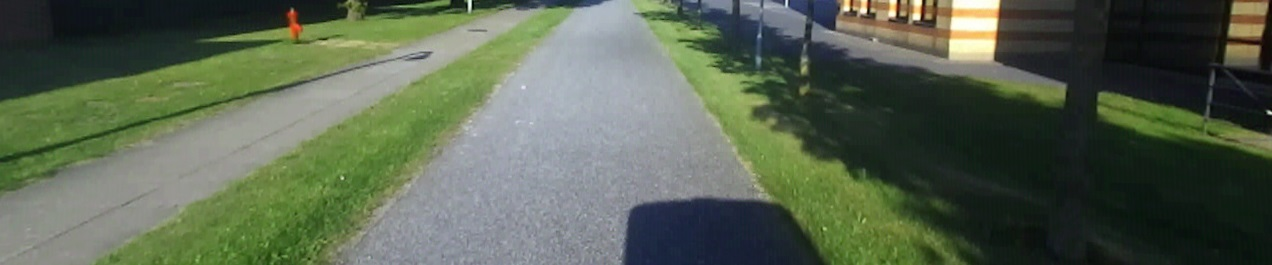
#> input picture Server_tests/testy.png, 1272 x 265 px
$ python Jetson_test.py   (Python 2 division)   (older library calls are emulated)
#> lines starting #> are read from the running program, lines starting #| are printed output that depends on the picture
#> further down, image is the input picture: shape (265, 1272, 3); mean B, G, R 80.5, 100.1, 88.8
### Server/haralicklib.py
import numpy as np
import mahotas


def slide_window_helper(img, window_size=[64, 64]):
    window_size_x = window_size[0]
    window_size_y = window_size[1]
    x_windows = img.shape[0]//window_size_x
#> x_windows = 4
    y_windows = img.shape[1]//window_size_y
#> y_windows = 19

    window_list = []
    for j in range(x_windows):
        for i in range(y_windows):
            window = [i*window_size_x, j*window_size_y, (i+1)*window_size_x, (j+1)*window_size_y, j, i]
            window_list.append(window)

    return window_list


def _ch(roi):
    return mahotas.features.haralick(roi).mean(0)[:5]


def compute_haralick(crop_img, pool, windows=None):
    window_size = 64
    crop_img = np.array(crop_img)
    if (windows == None):
        windows = slide_window_helper(crop_img)
#> windows = 76 items, first 6: [0, 0, 64, 64, 0, 0], [64, 0, 128, 64, 0, 1], [128, 0, 192, 64, 0, 2], [192, 0, 256, 64, 0, 3], [256, 0, 320, 64, 0, 4], [320, 0, 384, 64, 0, 5]
    rois = []
    for window in windows:
        roi = crop_img[window[1]:window[3], window[0]:window[2], :3]
        rois.append(roi)
#> this loop made 76 passes
#> window on passes 1 to 12: [0, 0, 64, 64, 0, 0], [64, 0, 128, 64, 0, 1], [128, 0, 192, 64, 0, 2], [192, 0, 256, 64, 0, 3], [256, 0, 320, 64, 0, 4], [320, 0, 384, 64, 0, 5], [384, 0, 448, 64, 0, 6], [448, 0, 512, 64, 0, 7], [512, 0, 576, 64, 0, 8], [576, 0, 640, 64, 0, 9], [640, 0, 704, 64, 0, 10], [704, 0, 768, 64, 0, 11]
#> pass 1, in compute_haralick, `roi = crop_img[window[1]:window[3], window[0]:window[2], :3]`:
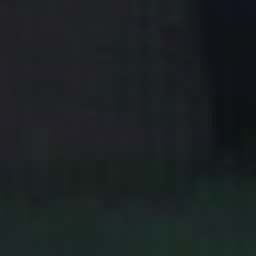
#> roi: shape (64, 64, 3) (shown 4 times larger); mean B, G, R 34.4, 32.7, 27.4
#> pass 2, in compute_haralick, `roi = crop_img[window[1]:window[3], window[0]:window[2], :3]`:
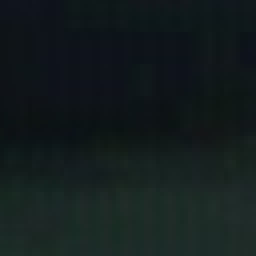
#> roi: shape (64, 64, 3) (shown 4 times larger); mean B, G, R 29.3, 28.5, 19.3
#> after the loop, rois = 76 items
    haralick_features = pool.map(_ch, rois)
    dims = crop_img.shape
    scaling_factor = [0.05423693486427112, 2258.078377174232,0.986424403324001,9114.763475900238,0.42569913950248545]

    window_countx = dims[0]//window_size
    window_county = dims[1]//window_size
    haralick_arr = np.zeros((window_countx, window_county, 5))
    for window, result in zip(windows, haralick_features):
        haralick_arr[window[4], window[5]] = result
    array = haralick_arr / scaling_factor
    return array.astype(np.float32)

### Server_tests/Jetson_test.py
import numpy as np
import time
import haralicklib
import cv2
import multiprocessing as mp

test_nbr = 100

pool = mp.Pool(mp.cpu_count())
haralick_times = np.array([])

i = 0
while i < test_nbr:
    t1 = time.time()
    image = cv2.imread("testy.png")
#> (the run stopped early here; a loop or call above may not have finished)
